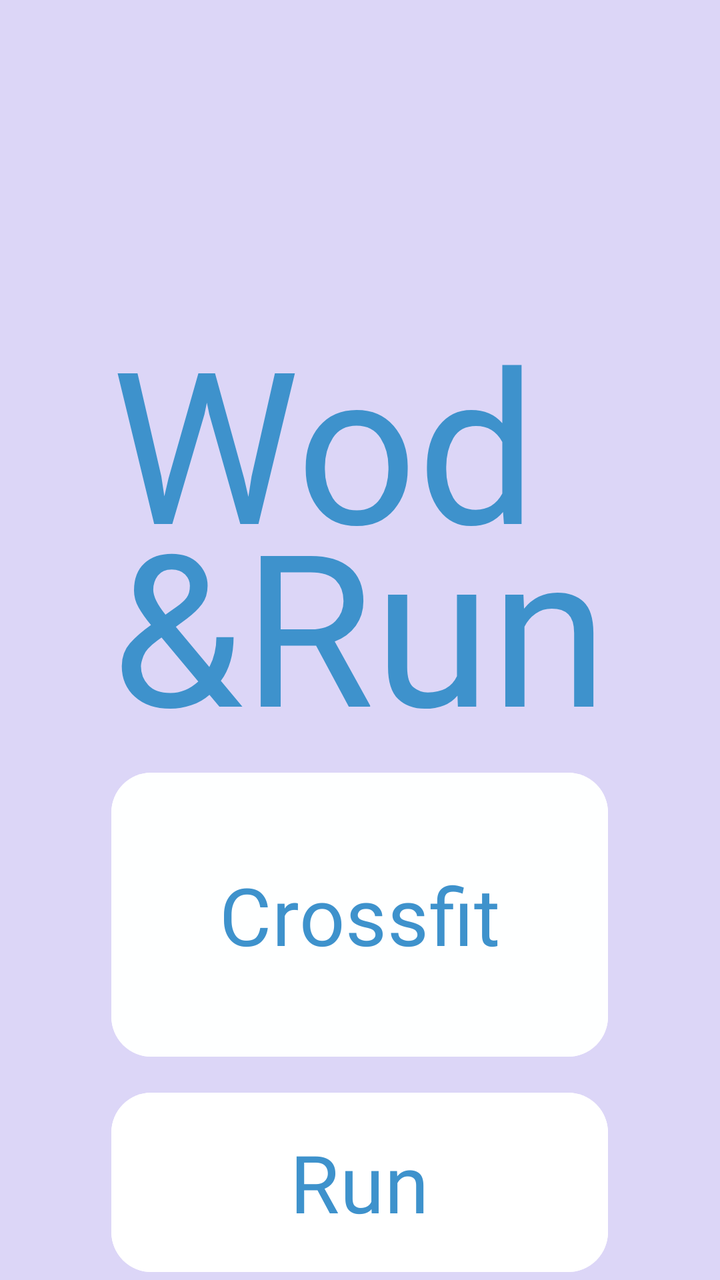
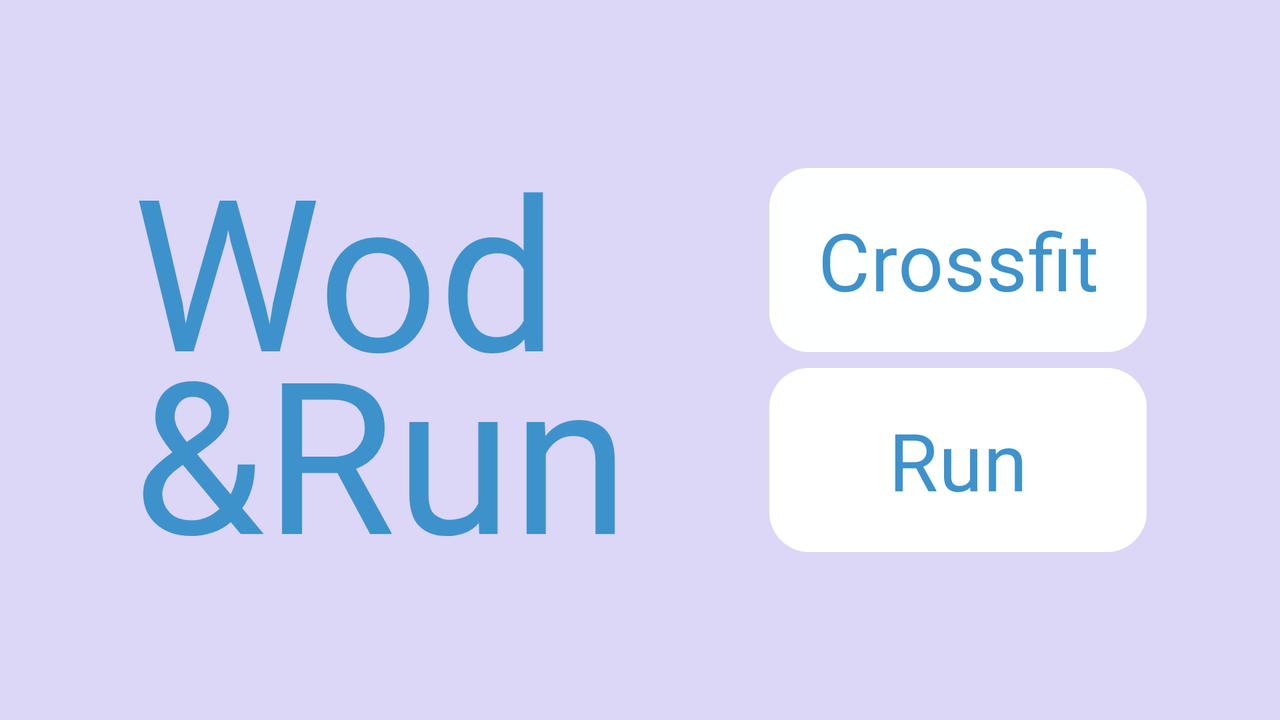

Compare how this app lays out the same screen by default and in its alternative resource folder. The renders come first, then the two layout files and the values they reference.
<!-- AndroidManifest.xml: application theme Theme.WodRunApp -->
<!-- res/layout/activity_main.xml -->
<?xml version="1.0" encoding="utf-8"?>
<RelativeLayout xmlns:android="http://schemas.android.com/apk/res/android"
    xmlns:app="http://schemas.android.com/apk/res-auto"
    xmlns:tools="http://schemas.android.com/tools"
    android:layout_width="match_parent"
    android:layout_height="match_parent"
    android:background="#DCD6F7"
    android:orientation="vertical">

        <TextView
            android:id="@+id/textView"
            android:layout_width="0dp"
            android:layout_height="wrap_content"
            android:layout_centerHorizontal="true"
            android:layout_marginTop="@dimen/margin"
            android:fontFamily="@font/assistant_extrabold"
            android:text="@string/titleApp"
            android:textColor="#3E92CC"
            android:textSize="106sp"
            android:typeface="normal"
            android:layout_marginBottom="@dimen/marginTitle"
            android:layout_alignStart="@id/textView2"
            android:layout_alignEnd="@id/textView2"/>


    <TextView
        android:id="@+id/textView2"
        android:layout_width="wrap_content"
        android:layout_height="wrap_content"
        android:layout_below="@id/textView"
        android:layout_centerInParent="true"
        android:fontFamily="@font/assistant_extrabold"
        android:text="@string/titleApp2"
        android:textColor="#3E92CC"
        android:textSize="106sp"
        android:typeface="normal" />


            <Button
                android:id="@+id/button"
                android:layout_width="wrap_content"
                android:layout_height="150dp"
                android:layout_marginBottom="@dimen/defmargin"
                android:layout_below="@id/textView2"
                android:backgroundTint="#FEFFFF"
                android:fontFamily="@font/assistant_extrabold"
                android:text="Crossfit"
                android:textColor="#3E92CC"
                android:textSize="40sp"
                app:cornerRadius="@dimen/borderRadius"
                android:layout_alignStart="@id/textView2"
                android:layout_alignEnd="@id/textView2"/>

            <Button
                android:id="@+id/buttonRun"
                android:layout_width="wrap_content"
                android:layout_height="150dp"
                android:layout_below="@id/button"
                android:backgroundTint="@color/white"
                android:fontFamily="@font/assistant_extrabold"
                android:text="@string/buttonRun"
                android:textColor="#3E92CC"
                android:textSize="40sp"
                android:typeface="normal"
                app:cornerRadius="@dimen/borderRadius"
                android:layout_alignStart="@id/textView2"
                android:layout_alignEnd="@id/textView2"/>

</RelativeLayout>
<!-- resources referenced by this layout -->
<resources>
  <color name="white">#FFFFFFFF</color>
  <dimen name="borderRadius">20dp</dimen>
  <dimen name="defmargin">10dp</dimen>
  <dimen name="margin">150dp</dimen>
  <dimen name="marginTitle">-50dp</dimen>
  <string name="buttonRun">Run</string>
  <string name="titleApp">Wod</string>
  <string name="titleApp2">&amp;Run</string>
  <style name="Theme.WodRunApp" parent="Base.Theme.WodRunApp" />
  <style name="Base.Theme.WodRunApp" parent="Theme.Material3.DayNight.NoActionBar">
          
          
      </style>
</resources>
<!-- res/layout-land/activity_main.xml (the repository's variant of the layout above) -->
<!-- drawn on the phone turned sideways -->
<?xml version="1.0" encoding="utf-8"?>
<LinearLayout xmlns:android="http://schemas.android.com/apk/res/android"
    xmlns:app="http://schemas.android.com/apk/res-auto"
    xmlns:tools="http://schemas.android.com/tools"
    android:layout_width="match_parent"
    android:layout_height="match_parent"
    android:background="#DCD6F7"
    tools:context=".MainActivity"
    android:orientation="horizontal"
    android:gravity="center">

    <LinearLayout
        android:layout_width="wrap_content"
        android:layout_height="wrap_content"
        android:orientation="vertical">
        <TextView
            android:id="@+id/textView"
            android:layout_width="wrap_content"
            android:layout_height="wrap_content"
            android:fontFamily="@font/assistant_extrabold"
            android:text="@string/titleApp"
            android:textColor="#3E92CC"
            android:textSize="106sp"
            android:typeface="normal"
            android:layout_marginRight="@dimen/defmargin"/>

        <TextView
            android:id="@+id/textView2"
            android:layout_width="wrap_content"
            android:layout_height="wrap_content"
            android:fontFamily="@font/assistant_extrabold"
            android:text="@string/titleApp2"
            android:textColor="#3E92CC"
            android:textSize="106sp"
            android:typeface="normal"
            android:layout_marginTop="@dimen/marginTitle"
            android:layout_marginRight="@dimen/defmargin"/>
    </LinearLayout>

    <LinearLayout
        android:layout_width="wrap_content"
        android:layout_height="wrap_content"
        android:orientation="vertical">
        <Button
            android:id="@+id/button"
            android:layout_width="match_parent"
            android:layout_height="100dp"
            android:backgroundTint="#FEFFFF"
            android:fontFamily="@font/assistant_extrabold"
            android:text="Crossfit"
            android:textColor="#3E92CC"
            android:textSize="40sp"
            app:cornerRadius="20dp"/>

        <Button
            android:id="@+id/button3"
            android:layout_width="match_parent"
            android:layout_height="100dp"
            android:backgroundTint="@color/white"
            android:fontFamily="@font/assistant_extrabold"
            android:text="Run"
            android:textColor="#3E92CC"
            android:textSize="40sp"
            android:typeface="normal"
            app:cornerRadius="20dp" />
    </LinearLayout>





</LinearLayout>
<!-- resources referenced by the variant -->
<!-- as the phone turned sideways resolves them -->
<resources>
  <color name="white">#FFFFFFFF</color>
  <!-- from res/values-land/ -->
  <dimen name="defmargin">70dp</dimen>
  <dimen name="marginTitle">-50dp</dimen>
  <string name="titleApp">Wod</string>
  <string name="titleApp2">&amp;Run</string>
  <style name="Theme.WodRunApp" parent="Base.Theme.WodRunApp" />
  <style name="Base.Theme.WodRunApp" parent="Theme.Material3.DayNight.NoActionBar">
          
          
      </style>
</resources>
